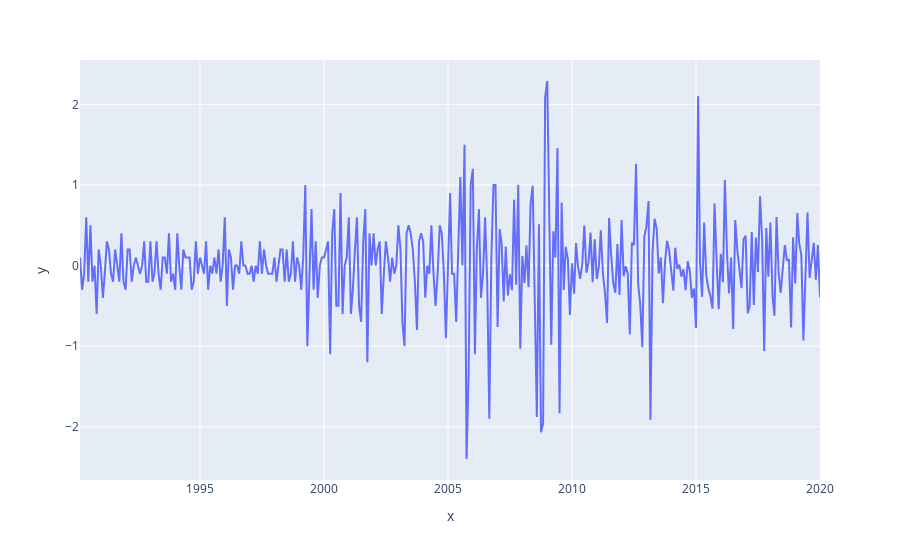

Notebook code for this chart:
### Code cell
px.line(y=data["dif2_cpi"].dropna(), x=data.index[2:])

### Figure 1 — Plotly figure (JSON) as saved in the notebook; plotly's stock layout.template omitted (floating-point values rounded to 4 significant figures; data arrays with more than 128 entries replaced by an {"elided": "..."} marker saying what was removed)
{"data": [{"hovertemplate": "x=%{x}<br>y=%{y}<extra></extra>", "legendgroup": "", "line": {"color": "#636efa", "dash": "solid"}, "marker": {"symbol": "circle"}, "mode": "lines", "name": "", "orientation": "v", "showlegend": false, "type": "scatter", "x": {"elided": "359 str values"}, "xaxis": "x", "y": {"elided": "359 float values"}, "yaxis": "y"}], "layout": {"legend": {"tracegroupgap": 0}, "margin": {"t": 60}, "xaxis": {"anchor": "y", "domain": [0, 1], "title": {"text": "x"}}, "yaxis": {"anchor": "x", "domain": [0, 1], "title": {"text": "y"}}}}
